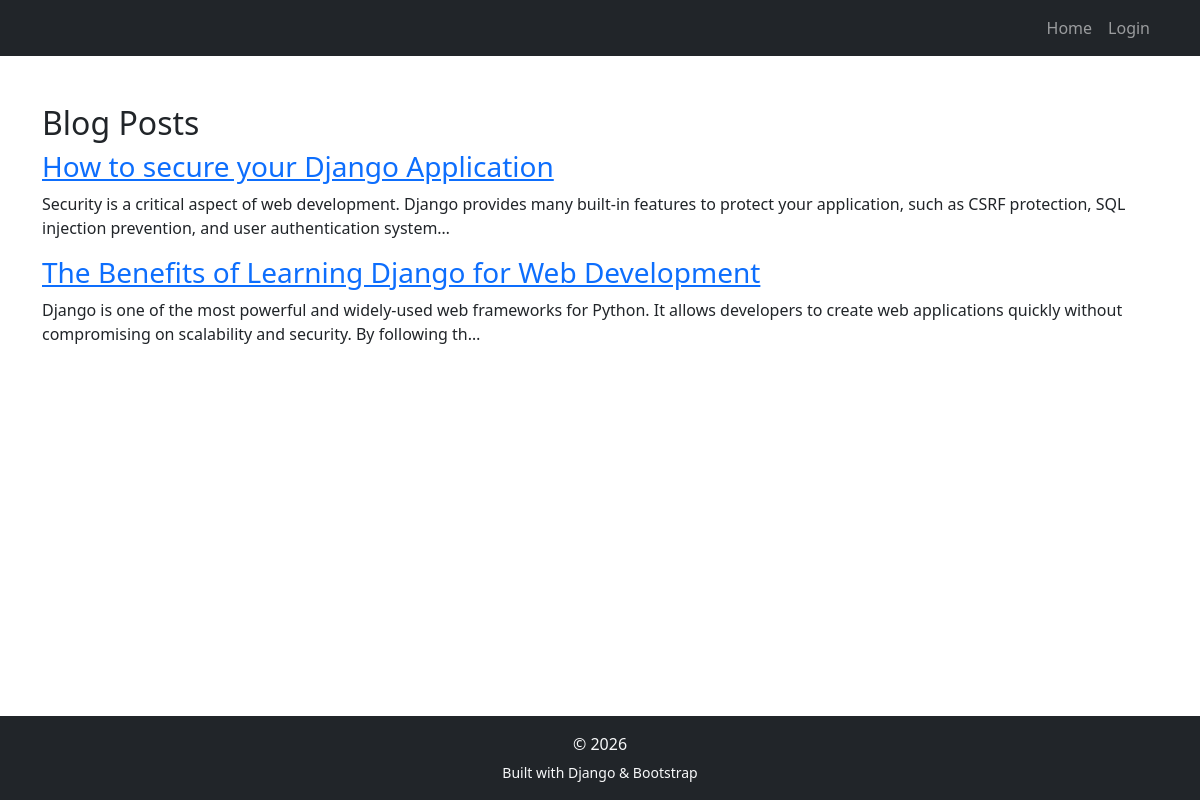
Page /postlist/ on the committed database.
### main_app/models.py (models this page shows, shortened)
class Post(models.Model):
    title = models.CharField(max_length=200)
    body = models.TextField()
    created = models.DateTimeField(auto_now_add=True)

### main_app/views.py (the view)
# urls.py: url(r'^postlist/$', views.post_list, name='post_list'),
def post_list(request):
    posts = Post.objects.all().order_by('-created')[:2]
    return render(request, 'main_app/post_list.html', {'posts': posts})

### templates/main_app/post_list.html
{% extends "main_app/base.html" %}
{% block body_block %}
<h2>Blog Posts</h2>
{% for post in posts %}
    <h3>
        <a href="{% url 'main_app:post_detail' post.id %}">
            {{ post.title }}
        </a>
    </h3>
    <p>{{ post.body|truncatechars:200 }}</p>
{% endfor %}
{% endblock %}

### templates/main_app/base.html (shortened to what this page needs)
<!DOCTYPE html>
<html lang="en">
<head>
    <link href="https://cdn.jsdelivr.net/npm/bootstrap@5.3.2/dist/css/bootstrap.min.css" rel="stylesheet">
</head>
<body class="d-flex flex-column min-vh-100">
<nav class="navbar navbar-expand-lg navbar-dark bg-dark">
  <div class="container">
    <ul class="navbar-nav ms-auto">
  <li class="nav-item">
    <a class="nav-link" href="{% url 'main_app:post_list' %}">Home</a>
  </li>
  {% if user.is_authenticated %}
    <li class="nav-item">
      <a class="nav-link" href="{% url 'main_app:profile' %}">Profile</a>
    </li>
    <li class="nav-item">
      <a class="nav-link" href="{% url 'main_app:user_logout' %}">Logout</a>
    </li>
  {% else %}
    <li class="nav-item">
      <a class="nav-link" href="{% url 'main_app:user_login' %}">Login</a>
    </li>
  {% endif %}
</ul>
  </div>
</nav>
<main class="container my-5">
    {% block body_block %}
    {% endblock %}
</main>
<footer class="bg-dark text-light text-center py-3 mt-auto">
    <div class="container">
        <p class="mb-1">&copy; 2026</p>
        <small>Built with Django & Bootstrap</small>
    </div>
</footer>
</body>
</html>

### rows in the picture
Post: title "How to secure your Django Application", body "Security is a critical aspect of web development. Django provides many built-in features to protect your application, such as CSRF protection, SQL injection prevention, and user authentication system…"
Post: title "The Benefits of Learning Django for Web Development", body "Django is one of the most powerful and widely-used web frameworks for Python. It allows developers to create web applications quickly without compromising on scalability and security. By following th…"
